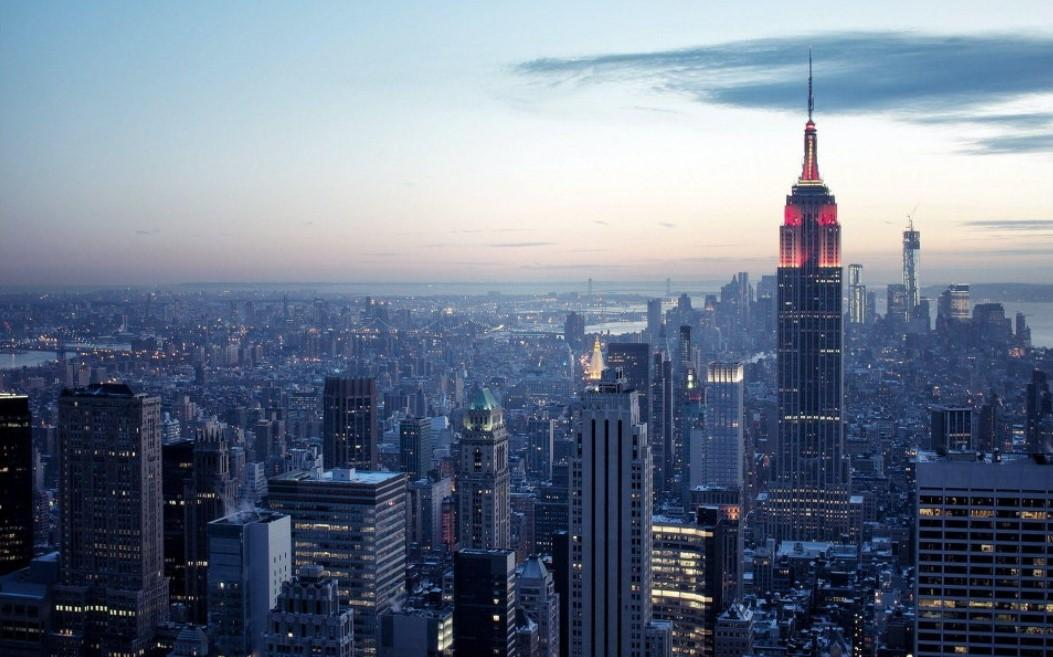
#> input picture empire2.jpg, 1053 x 657 px
$ python PlottingImages.py
#> lines starting #> are read from the running program, lines starting #| are printed output that depends on the picture
from PIL import Image
from pylab import *

# read image to array
im = array(Image.open('empire2.jpg'))
#> im is the input picture: shape (657, 1053, 3); mean R, G, B 110.6, 122.7, 141.6

# plot the image
imshow(im)

# some points

x = [100, 100, 400, 400]
y = [200, 500, 200, 500]

# plot the points with red star-makers
plot(x, y, 'r*')

# Line plot connecting the first two points
plot(x[:2], y[:2])

# add title and show the plot
title('Plotting: "empire2.jpg" ')
axis('off')


# plot(x, y) default blue solid line
# plot(x, y, 'r*') red star-markers
# plot(x, y, 'go-') green line with circle-makers
# plot(x, y, 'ks:') black dotted line with square-makers

show()
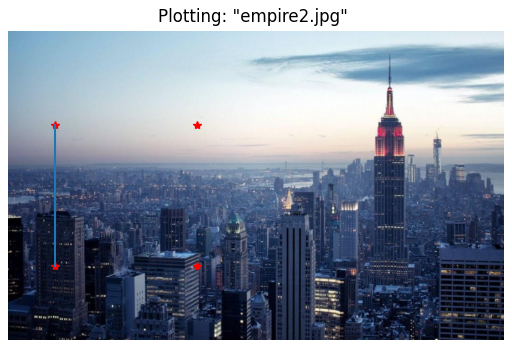
#> figure drawn by matplotlib, 1 panel

# 'b' blue, 'g' green, ...(colors)
# '-' solid, '--' dashed, ':', dotted

#  '.' point, 'o' circle, 's' square, '*' star, '+' plus, 'x' x

$ run again, with empire1.jpg copied over empire2.jpg
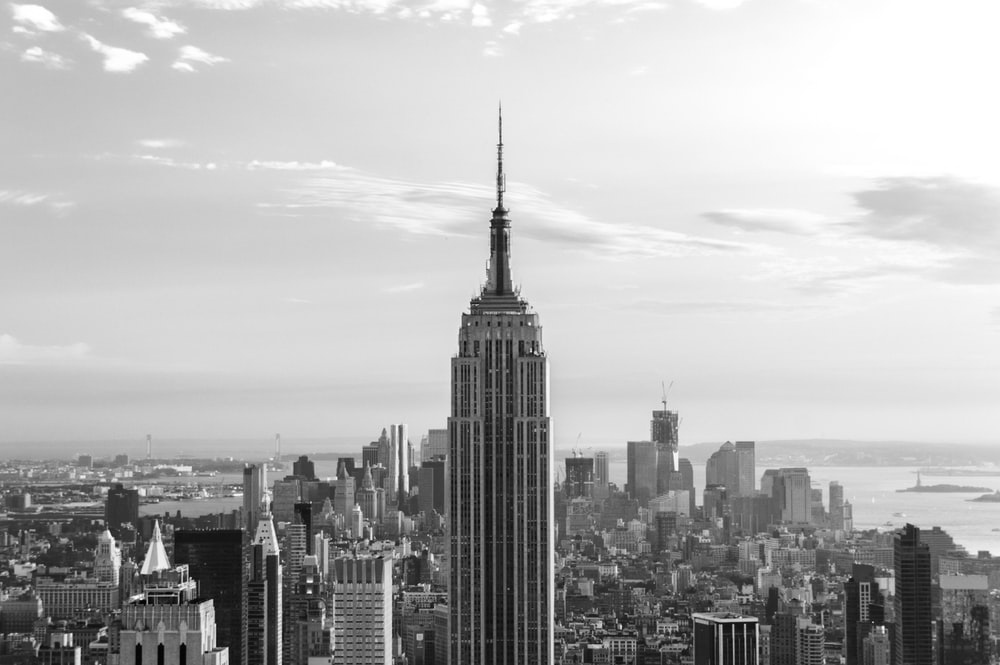
#> input picture empire1.jpg, 1000 x 665 px
#> im is the input picture: shape (665, 1000, 3); min 0, max 255, mean 180.1
#> `show()`:
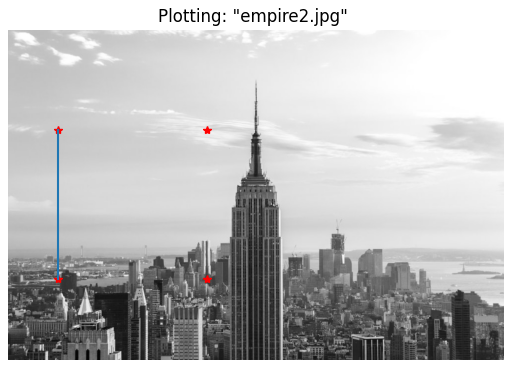
#> figure drawn by matplotlib, 1 panel

$ run again, with hq720(4).jpg copied over empire2.jpg
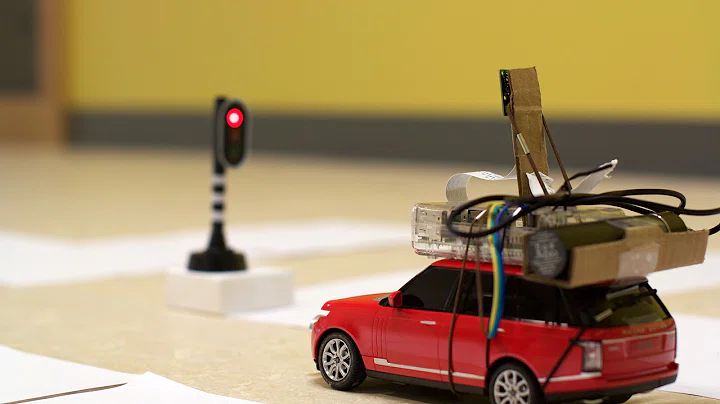
#> input picture hq720(4).jpg, 720 x 404 px
#> im is the input picture: shape (404, 720, 3); mean R, G, B 164.9, 140.2, 100.6
#> `show()`:
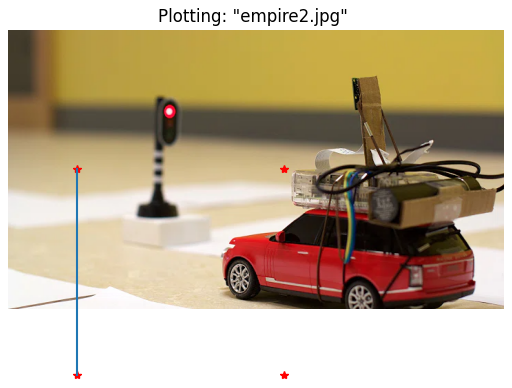
#> figure drawn by matplotlib, 1 panel
